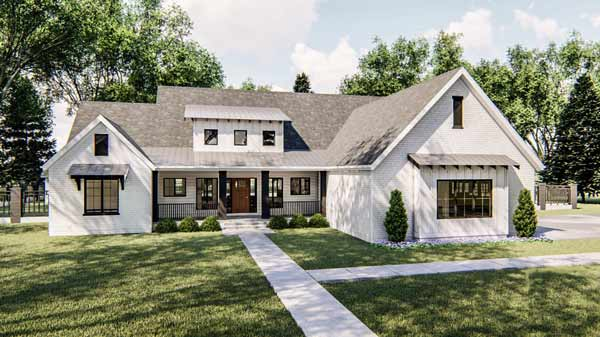
#> input picture images/house.jpg, 600 x 337 px
$ python histogram.py
#> lines starting #> are read from the running program, lines starting #| are printed output that depends on the picture; after the words box and inside, x2 and y2 are one past the last pixel; in counts of white or black regions, pixels touching at a corner belong together
import cv2 as cv
import numpy as np
import matplotlib.pyplot as plt

img = cv.imread("../images//house.jpg")
#> img is the input picture: shape (337, 600, 3); mean B, G, R 123.1, 140.3, 138.7
# cv.imshow('Image', img)

blank = np.zeros(img.shape[:2] , dtype='uint8')

gray = cv.cvtColor(img, cv.COLOR_BGR2GRAY)
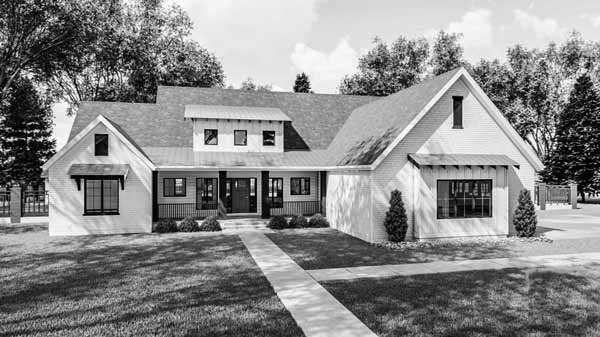
#> gray: shape (337, 600); min 0, max 255, mean 137.9
# cv.imshow('gray', gray)

circle = cv.circle(blank, (img.shape[1]//2, img.shape[0]//2), 100, 255, -1)
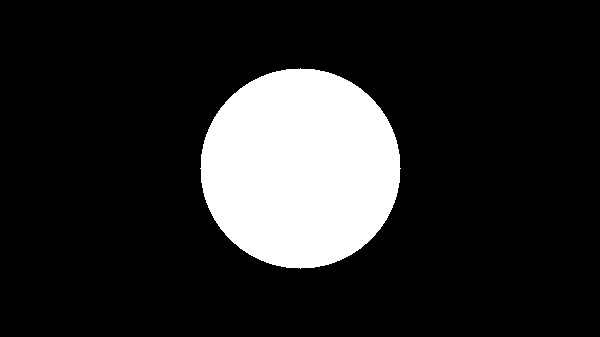
#> blank: shape (337, 600); 15.5% white; 1 white region, box (x1, y1, x2, y2) and area: (200, 68, 401, 269) 31417

mask = cv.bitwise_and(img, img, mask=circle)
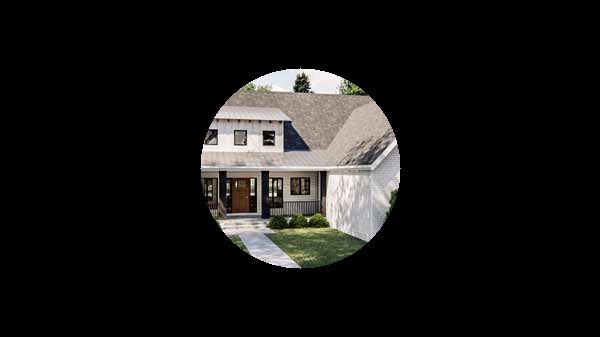
#> mask: shape (337, 600, 3); mean B, G, R 21.2, 22.4, 23.2
# [16 lines of commented-out code are left out]

plt.figure()
plt.title('Color Histogram')
plt.xlabel('Bins')
plt.ylabel('# of pixels')

colors = ('b', 'g', 'r')

for i, color in enumerate(colors):
	hist = cv.calcHist([img], [i], None, [256], [0,256])
	plt.plot(hist, color=color)
	plt.xlim([0,256])

plt.show()
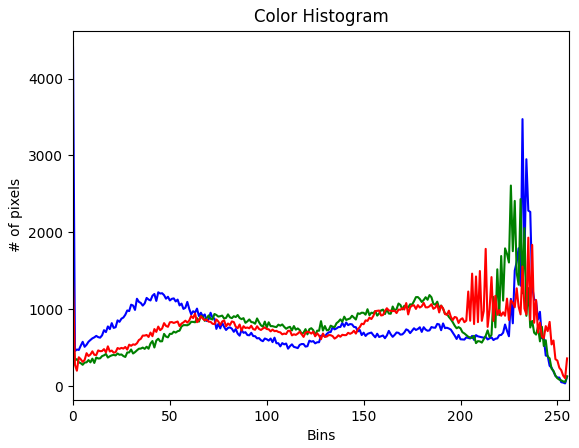
#> figure drawn by matplotlib, 1 panel; curve peaks at x = 0, y = 4405; curve peaks at x = 226, y = 2608; curve peaks at x = 235, y = 1930

cv.waitKey(0)

$ run again, with images/friend.jpg copied over images/house.jpg
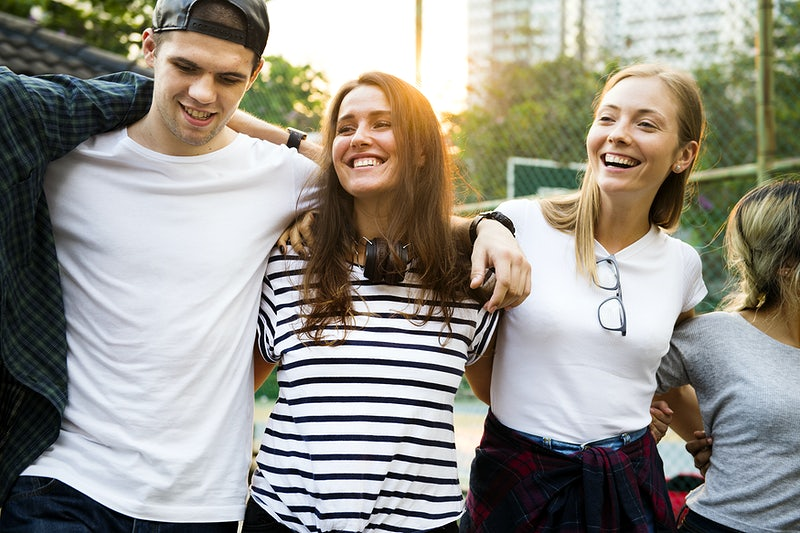
#> input picture images/friend.jpg, 800 x 533 px
#> img is the input picture: shape (533, 800, 3); mean B, G, R 137.3, 145.9, 148.8
#> `circle = cv.circle(blank, (img.shape[1]//2, img.shape[0]//2), 100, 255..`:
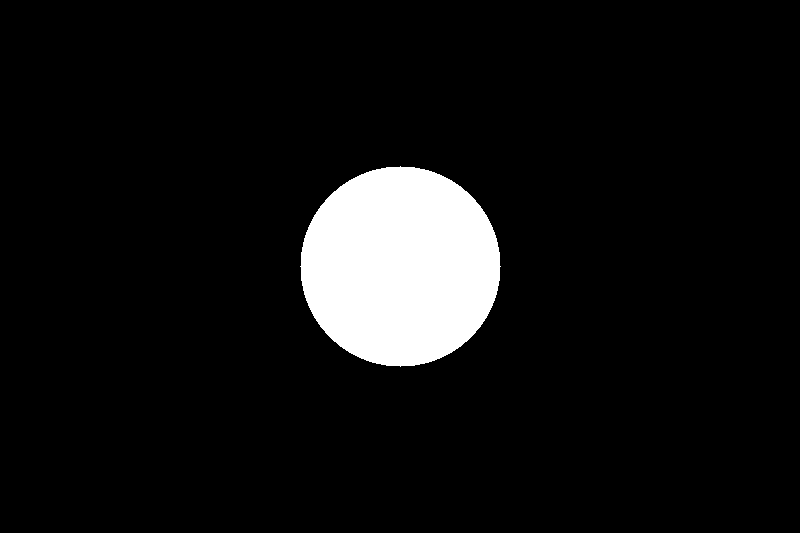
#> blank: shape (533, 800); 7.4% white; 1 white region, box (x1, y1, x2, y2) and area: (300, 166, 501, 367) 31417
#> `plt.show()`:
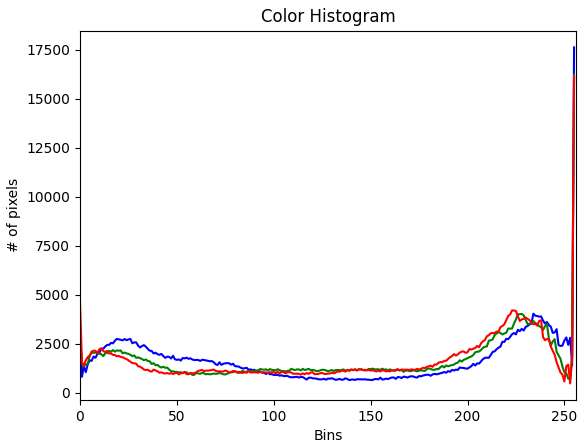
#> figure drawn by matplotlib, 1 panel; curve peaks at x = 255, y = 17627; curve peaks at x = 255, y = 16235; curve peaks at x = 255, y = 16136

$ run again, with images/group.jpg copied over images/house.jpg
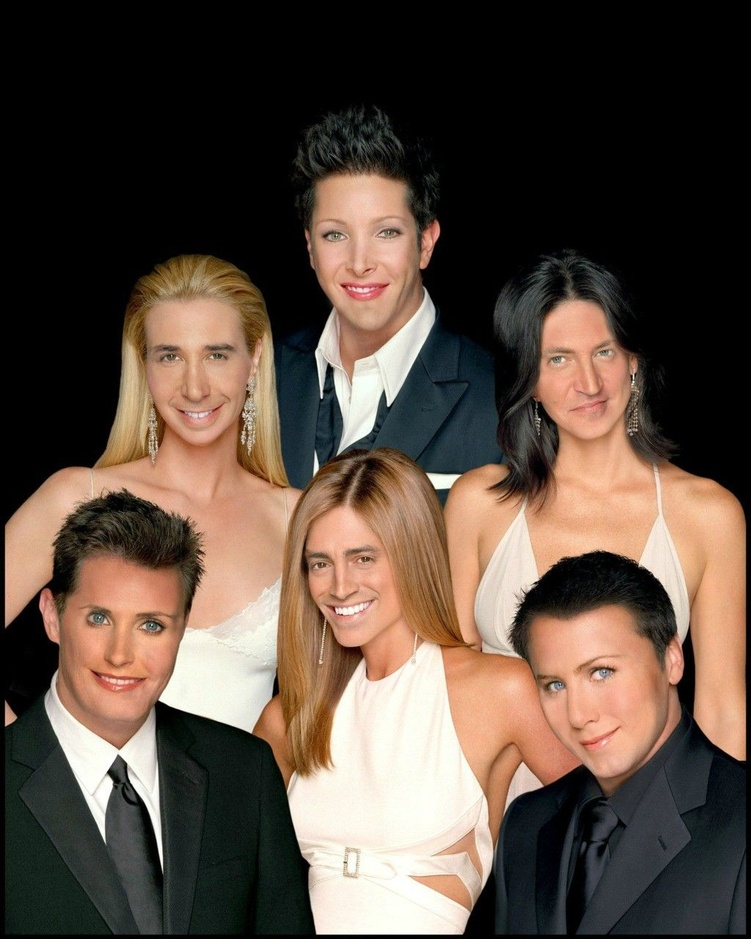
#> input picture images/group.jpg, 751 x 939 px, shrunk from 1024 x 1280 before the run
#> img is the input picture: shape (939, 751, 3); mean B, G, R 65.1, 76.3, 91.8
#> `circle = cv.circle(blank, (img.shape[1]//2, img.shape[0]//2), 100, 255..`:
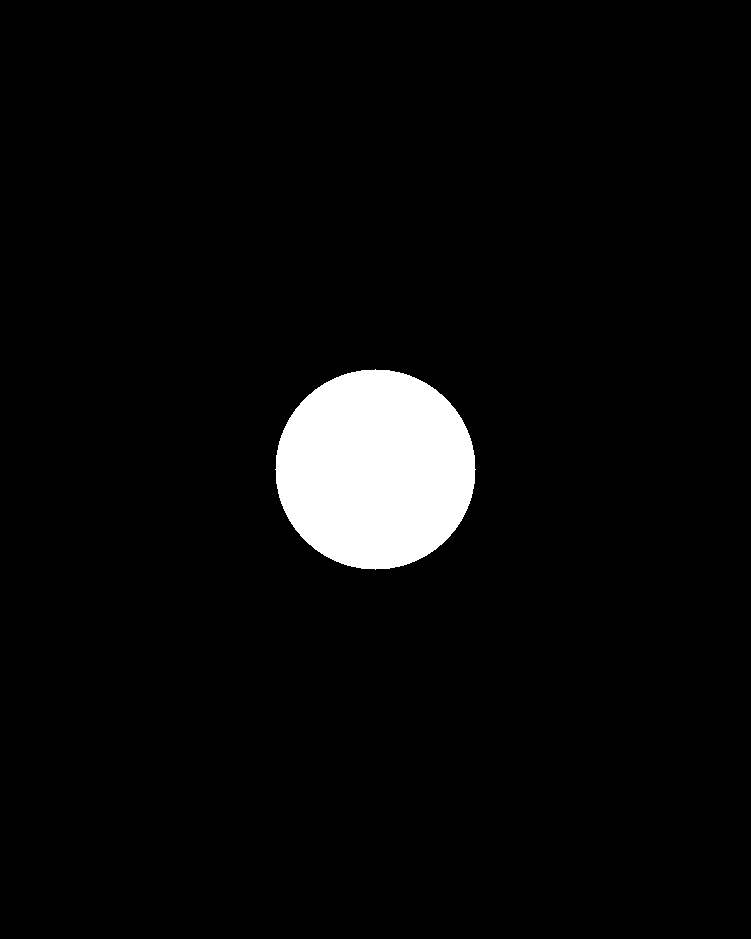
#> blank: shape (939, 751); 4.5% white; 1 white region, box (x1, y1, x2, y2) and area: (275, 369, 476, 570) 31417
#> `plt.show()`:
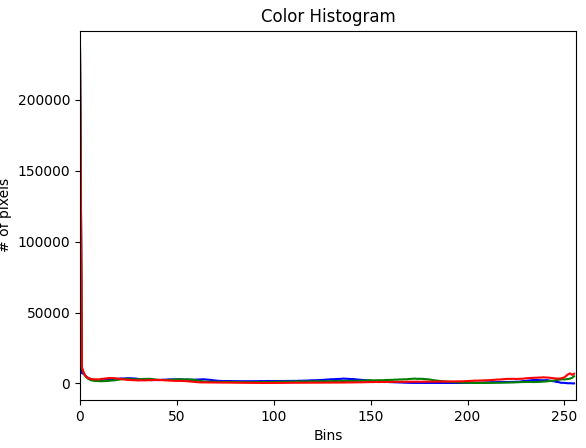
#> figure drawn by matplotlib, 1 panel; curve peaks at x = 0, y = 236972; curve peaks at x = 0, y = 234061; curve peaks at x = 0, y = 236685
